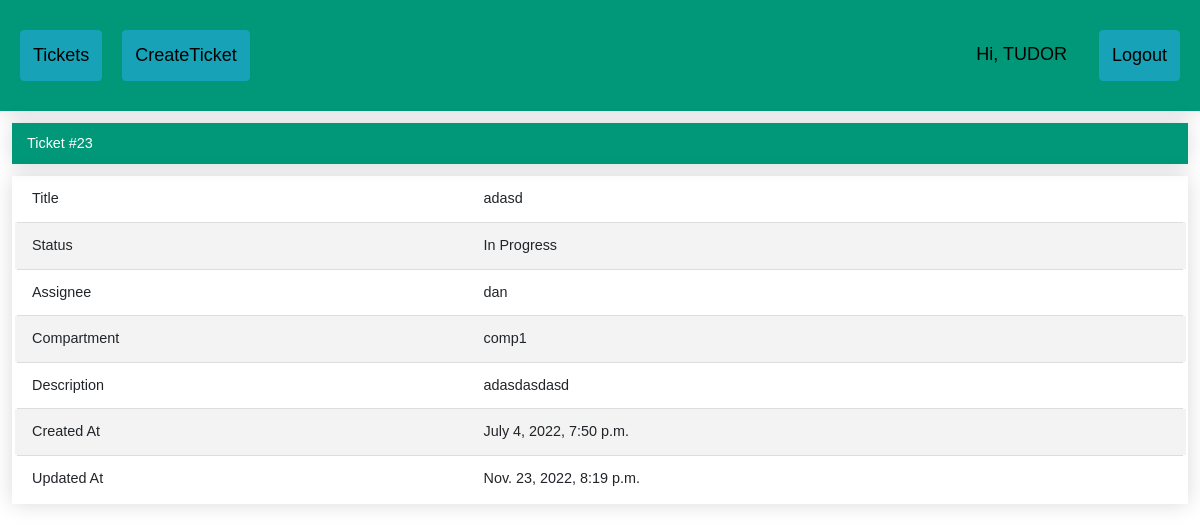
The app's page /ticket/23 (signed in) with its own data.
### ticketApp/models.py (models this page shows)
class Ticket(models.Model):
	title = models.CharField(max_length=100)
	assignee = models.ForeignKey(User, null=True, blank=True, on_delete=models.CASCADE)
	status = models.CharField(max_length=25, choices=TicketStatus.choices, default=TicketStatus.TO_DO)
	compartment = models.CharField(max_length=25, choices=Compartiment.choices, default=None, null=False, blank=False)
	description = models.TextField()
	created_at = models.DateTimeField('created at', auto_now_add=True)
	updated_at = models.DateTimeField('updated at', auto_now=True)
	active = models.BooleanField(default=1)

### ticketApp/views.py (the view)
# urls.py: path('ticket/<int:ticket_id>', views.ticket_by_id, name='ticket_by_id'),
@login_required
def ticket_by_id(request, ticket_id):
	ticket = Ticket.objects.get(pk=ticket_id)
	if request.user == ticket.assignee or request.user.is_superuser or\
			request.user.usercreate.compartment == ticket.compartment:
		return render(request, 'ticket_by_id.html', {'ticket': ticket})
	else:
		return redirect('index')

### ticketApp/templates/ticket_by_id.html (shortened to what this page needs)
{% extends 'base.html' %}
{% block content %}
<div class="ticket">
 <table class="styled-table">
 <h2> Ticket #{{ticket.id}}</h2>
 <tbody>
  <tr>
   <td>Title</td>
   <td>{{ticket.title}}</td>
  </tr>
  <tr>
   <td>Status</td>
   <td>{{ticket.status}}</td>
  </tr>
  <tr>
   <td>Assignee</td>
   <td>{{ticket.assignee}}</td>
  </tr>
    <tr>
   <td>Compartment</td>
   <td>{{ticket.compartment}}</td>
  </tr>
  <tr>
   <td>Description</td>
   <td>{{ticket.description}}</td>
  </tr>
  <tr>
   <td>Created At</td>
   <td>{{ticket.created_at}}</td>
  </tr>
  <tr>
   <td>Updated At</td>
   <td>{{ticket.updated_at}}</td>
  </tr>
 </tbody>
 </table>
</div>
{% endblock %}

### ticketApp/templates/base.html (shortened to what this page needs)
<!DOCTYPE html>
<html>
<head>
  {% load static %}
  <link rel="stylesheet" href="https://stackpath.bootstrapcdn.com/bootstrap/4.4.1/css/bootstrap.min.css"
>
  <link rel="stylesheet" type="text/css" href="{% static 'css/style.css' %}">
</head>
<body>
  <div class="header">
    <a href="{% url 'index' %}" style="margin:10px;" class="btn btn-info">Tickets</a>
    {% if user.is_authenticated %}
    <a href="{% url 'CreateTicket' %}" style="margin:10px;" class="btn btn-info">CreateTicket</a>
    {% endif %}
    <div class="header-right">
      {% if user.is_authenticated %}
          <a style="margin:10px;" >Hi, {{ request.user.username|upper }}</a>
      <a class="btn btn-info" href="/logout_request" style="margin:10px;">Logout</a>
      {% else %}
      <a href="{% url 'login_request' %}" class="btn btn-info">Login</a>
      {% endif %}
    </div>
  </div>
   <div id="body">
   {% block content %}{% endblock %}
  </div>
</body>
</html>

### ticketApp/static/css/style.css (style rules this page uses)
.header { overflow: hidden; background-color: #009879; padding: 20px 10px; min-width: 200px; box-shadow: 0 0 20px rgba(0, 0, 0, 0.15); }
.header a { float: left; color: black; text-align: center; padding: 12px; text-decoration: none; font-size: 18px; font-family: sans-serif; line-height: 25px; border-radius: 4px; }
.header-right { float: right; }
.styled-table { border-collapse: collapse; margin: 25px 0; width:98%; margin-top: 1%; margin-left:1%; margin-right:1%; font-size: 0.9em; font-family: sans-serif; min-width: 200px; box-shadow: 0 0 20px rgba(0, 0, 0, 0.15); }
.styled-table th, .styled-table td { padding: 12px 15px; }
.styled-table tbody tr { border-bottom: 1px solid #dddddd; }
.styled-table tbody tr:nth-of-type(even) { background-color: #f3f3f3; }
.styled-table tbody tr:last-of-type { border-bottom: 2px solid transparent; }
.styled-table tbody tr { border-right: 5px solid transparent; border-left: 5px solid transparent; }
.ticket h2 { background-color: #009879; color: #ffffff; text-align: left; box-shadow: 0 0 20px rgba(0, 0, 0, 0.15); padding: 12px 15px; margin-top: 1%; margin-left: 1%; margin-right: 1%; font-size: 0.9em; font-family: sans-serif; min-width: 200px; }

### records on screen
Ticket: id "23", title "adasd", status "In Progress", assignee "dan", compartment "comp1", description "adasdasdasd", created_at "July 4, 2022, 7:50 p.m.", updated_at "Nov. 23, 2022, 8:19 p.m."

### other values on screen
{{ request.user.username|upper }} "TUDOR"
